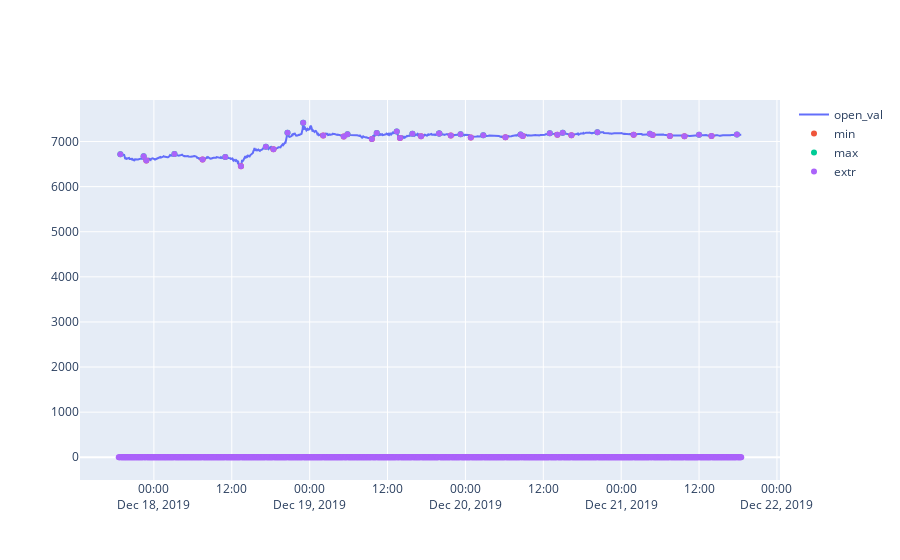

The notebook cell saved with this chart:
### Code cell
# lags, prec =10, 0.9
# SetDataFrameFromLagPrec(lags,prec)
# ShowMyFig()
# график своеобразный и кривой, но вроде показательный. Наверняка можно сделать лучше. Но как?

n_sosed=20
n_lags=5  #сколько столбцов с Lag-ми создавать 

SetDataFrameMinMax(n_sosed,n_lags)
# print ("Найдено {} экстремумов из {} значений".format(sd['is_extr'].sum(),len(sd)))
ShowMyFig2()

### Figure 1 — Plotly figure (JSON) as saved in the notebook; plotly's stock layout.template omitted (floating-point values rounded to 4 significant figures; data arrays with more than 128 entries replaced by an {"elided": "..."} marker saying what was removed)
{"data": [{"mode": "lines", "name": "open_val", "type": "scatter", "x": {"elided": "1152 str values"}, "y": {"elided": "1152 float values"}}, {"mode": "markers", "name": "min", "type": "scatter", "x": {"elided": "1152 str values"}, "y": {"elided": "1152 float values"}}, {"mode": "markers", "name": "max", "type": "scatter", "x": {"elided": "1152 str values"}, "y": {"elided": "1152 float values"}}, {"mode": "markers", "name": "extr", "type": "scatter", "x": {"elided": "1152 str values"}, "y": {"elided": "1152 float values"}}], "layout": {}}
